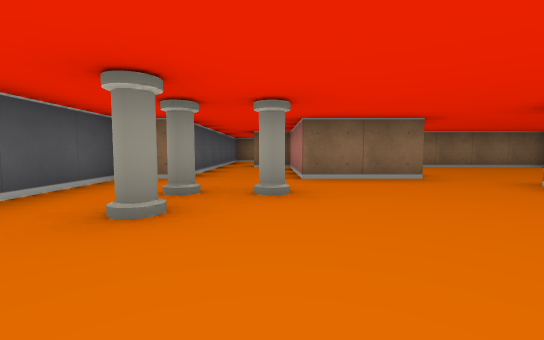
[1] (above)

24 first-person views from a walk through a cub3D ray-caster map. The camera is about half as high as the walls, tilts 4° down and sees 90° across. The floor is counted in squares. Each view is taken from the middle of a square. On the plan, view 1 faces up. The plan holds only what a view shows up to about 9 squares ahead; the rest is blank. The place goes on beyond the plan.

[2]
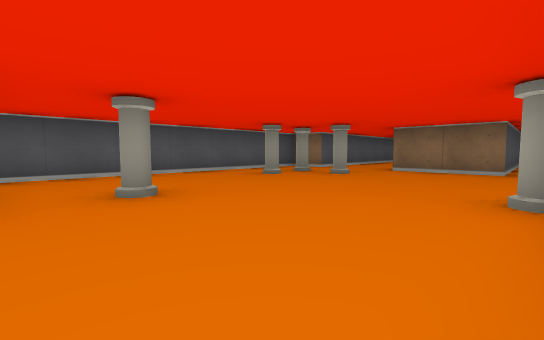

[3]
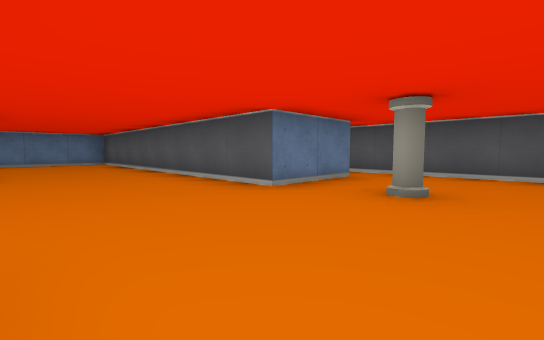

[4]
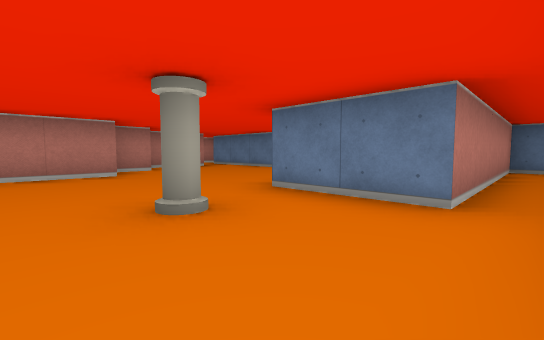

[5]
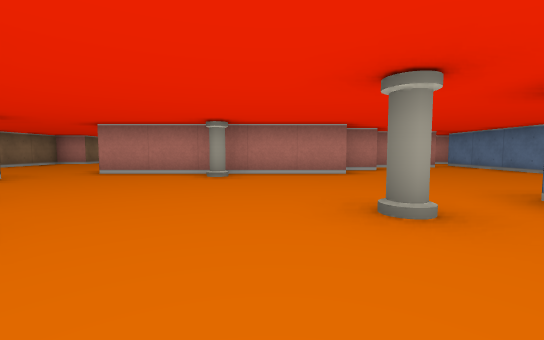

[6]
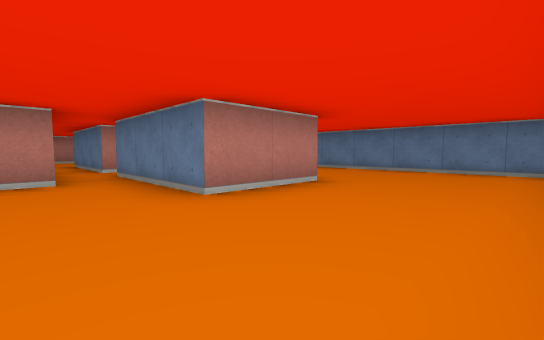

[7]
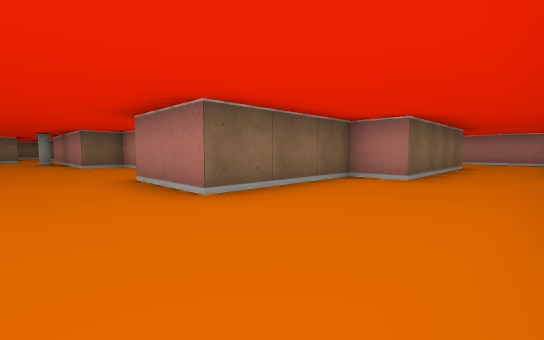

[8]
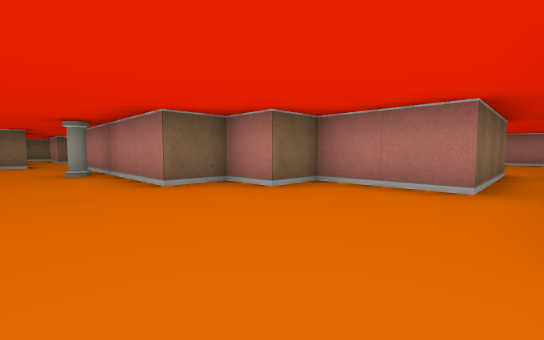

[9]
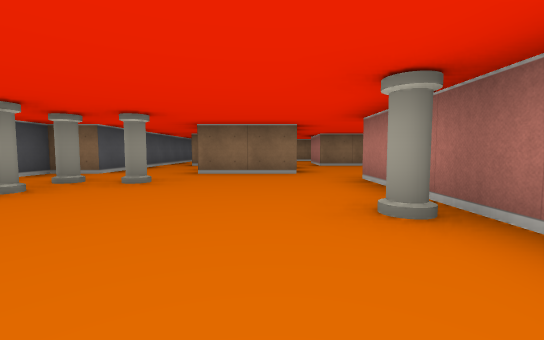

[10]
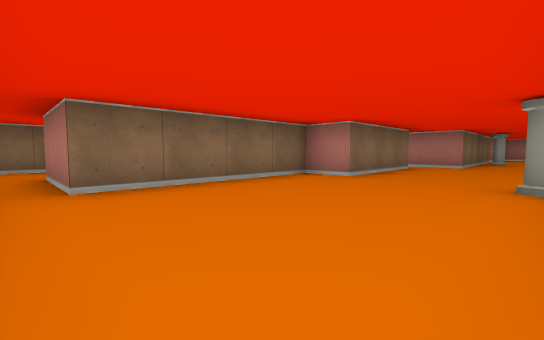

[11]
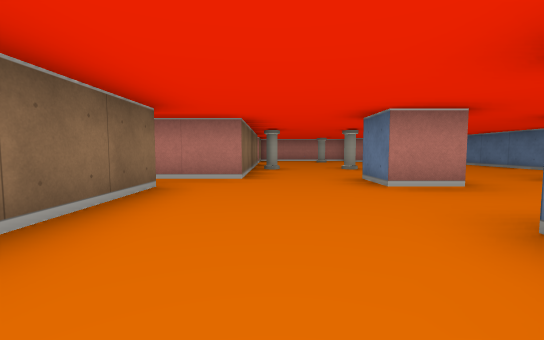

[12]
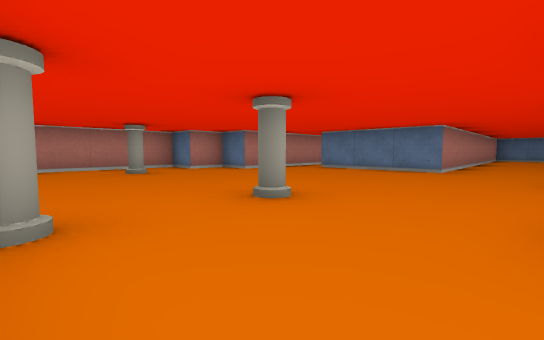

[13]
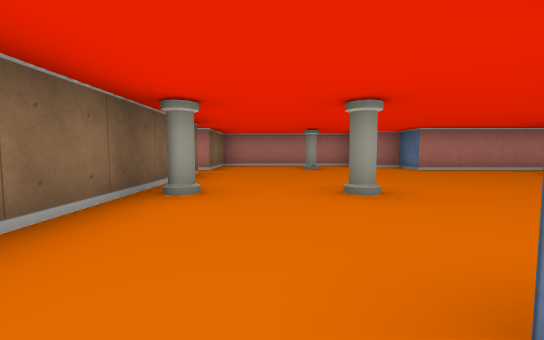

[14]
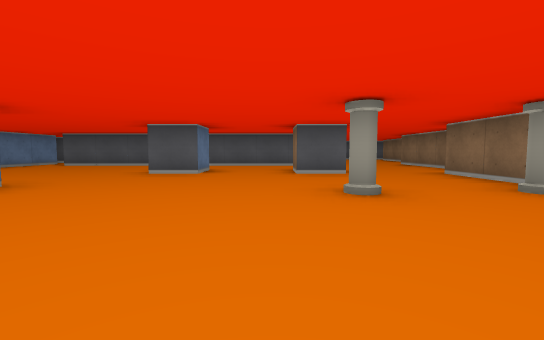

[15]
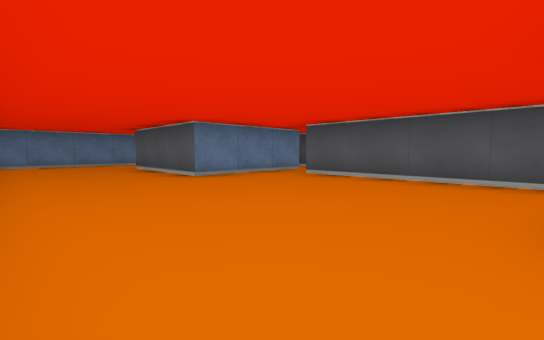

[16]
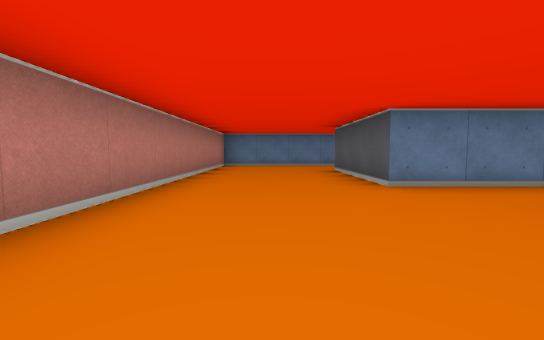

[17]
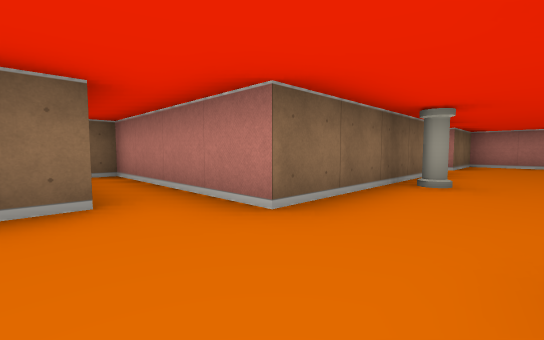

[18]
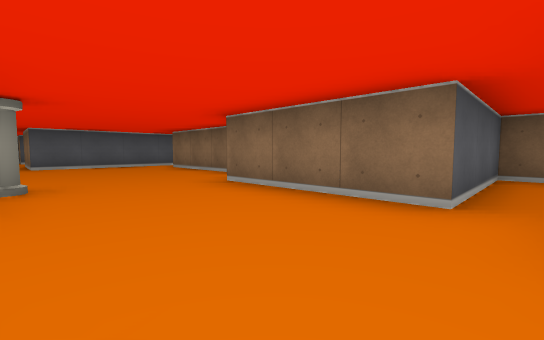

[19]
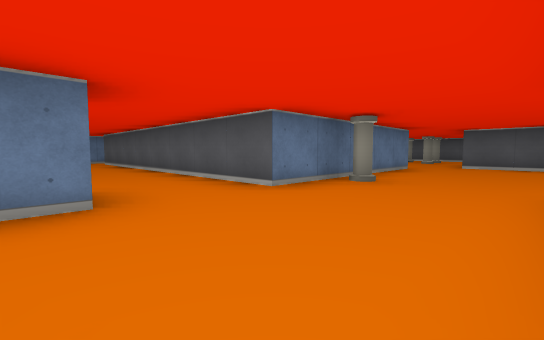

[20]
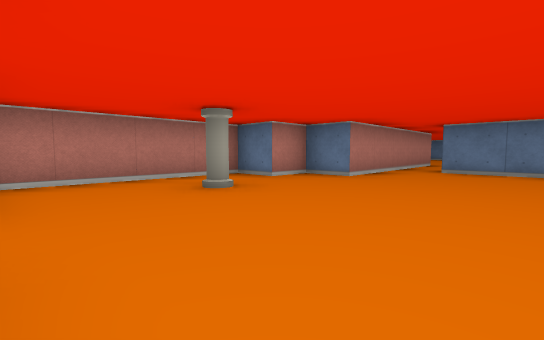

[21]
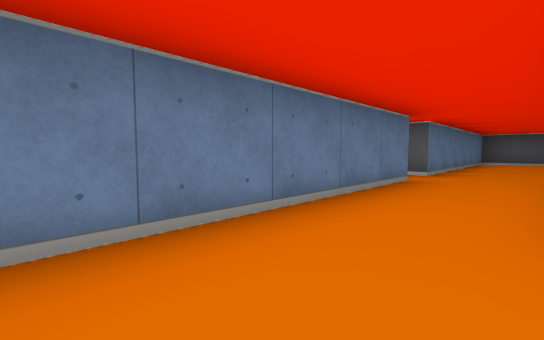

[22]
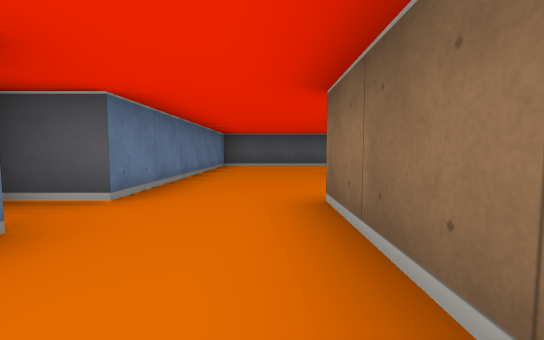

[23]
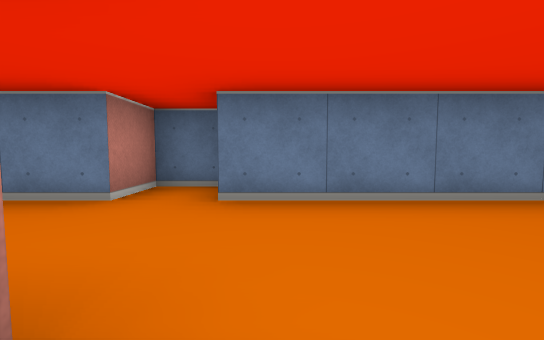

[24]
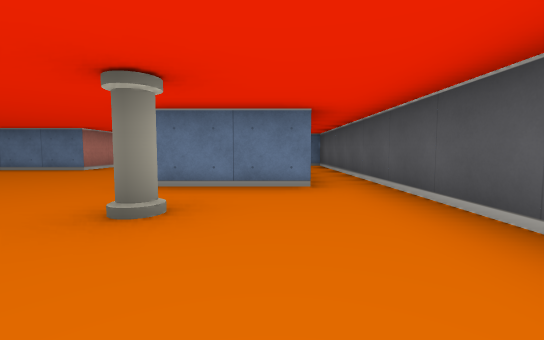

### Floor plan
Points are (right, up) in squares from view 1. A wall is a line through its corners. A room is listed if a view was taken in it or the views show most of it. See-through windows are left out.
Room 1 (views 1, 2, 3, 4, 5, 6, 7, 8, 9, 24)
walls: (5.5, -4.5) (5.5, -2.5) (4.5, -2.5) (4.5, -1.5) (3.5, -1.5) (3.5, 3.5); (1.5, 4.5) (0.5, 4.5) (0.5, 7.5) (-0.5, 7.5); (5.5, -7.5) (3.5, -7.5) (3.5, -5.5) (5.5, -5.5); (-1.5, 7.5) (-1.5, 4.5) (-2.5, 4.5) (-2.5, -7.5) (-1.5, -7.5) (-1.5, -2.5) (0.5, -2.5) (0.5, -10.5) (5.5, -10.5)
ways out: opening at (2.5, 4) to room 2; opening at (6, -8) to room 2; opening at (-1, 8)
objects: pillar (-1, 2); pillar (-1, 3); pillar (0, -1); pillar (0, 3); pillar (3, 1)
Room 2 (views 10, 11, 12, 13, 14, 15, 16, 17, 18, 19, 20, 21, 22, 23)
walls: (10.5, 0.5) (11.5, 0.5) (11.5, -0.5); (10.5, 2.5) (10.5, 3.5) (11.5, 3.5) (11.5, 2.5) (10.5, 2.5); (17.5, -1.5) (17.5, 0.5) (18.5, 0.5) (18.5, 1.5) (19.5, 1.5) (19.5, 5.5) (17.5, 5.5); (16.5, 5.5) (11.5, 5.5) (11.5, 9.5) (10.5, 9.5) (10.5, 6.5) (7.5, 6.5) (7.5, 7.5) (3.5, 7.5) (3.5, 8.5); (7.4, -5.5) (10.5, -5.5) (10.5, -8.5) (6.5, -8.5) (6.5, -7.5) (5.5, -7.5); (3.5, 3.5) (8.5, 3.5) (8.5, -4.5) (5.5, -4.5); (5.5, -5.5) (6.5, -5.5); (2.5, 8.4) (2.5, 4.5) (1.5, 4.5); (5.5, -10.5) (6.5, -10.5) (6.5, -11.5) (7.5, -11.5) (7.5, -10.5) (13.5, -10.5) (13.5, -1.5) (16.5, -1.5)
ways out: opening at (2.5, 4) to room 1; opening at (6, -8) to room 1; opening at (3, 8); opening at (17, -2); opening at (17, 6)
objects: pillar (7, 4); pillar (14, 3); pillar (14, 5); pillar (18, 3)

Where each view was taken, in squares from view 1:
view 1: 0 up, 0 right, facing up
view 2: 2 down, 3 right, facing up-left
view 3: 0 up, 3 right, facing down-left
view 4: 0 up, 2 left, facing down-right
view 5: 0 up, 2 left, facing right
view 6: 4 down, 1 right, facing down-right
view 7: 10 down, 2 right, facing up-right
view 8: 5 down, 2 right, facing up-right
view 9: 1 down, 2 right, facing up
view 10: 4 up, 3 right, facing up-right
view 11: 5 up, 7 right, facing right
view 12: 5 up, 12 right, facing down-right
view 13: 4 up, 11 right, facing right
view 14: 2 up, 17 right, facing left
view 15: 1 down, 13 right, facing down-left
view 16: 2 down, 12 right, facing down
view 17: 4 up, 10 right, facing up-right
view 18: 4 up, 11 right, facing up-left
view 19: 6 up, 11 right, facing down-left
view 20: 5 up, 15 right, facing down-right
view 21: 9 down, 12 right, facing down-left
view 22: 9 down, 9 right, facing left
view 23: 8 down, 6 right, facing down
view 24: 1 up, 1 left, facing down
